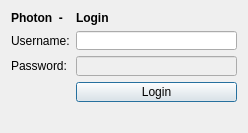
<?xml version="1.0" encoding="UTF-8"?>
<ui version="4.0">
 <class>LoginDialog</class>
 <widget class="QDialog" name="LoginDialog">
  <property name="windowModality">
   <enum>Qt::ApplicationModal</enum>
  </property>
  <property name="enabled">
   <bool>true</bool>
  </property>
  <property name="geometry">
   <rect>
    <x>0</x>
    <y>0</y>
    <width>248</width>
    <height>133</height>
   </rect>
  </property>
  <property name="sizePolicy">
   <sizepolicy hsizetype="Fixed" vsizetype="Fixed">
    <horstretch>0</horstretch>
    <verstretch>0</verstretch>
   </sizepolicy>
  </property>
  <property name="minimumSize">
   <size>
    <width>248</width>
    <height>133</height>
   </size>
  </property>
  <property name="maximumSize">
   <size>
    <width>248</width>
    <height>137</height>
   </size>
  </property>
  <property name="windowTitle">
   <string>Photon - Login</string>
  </property>
  <property name="windowIcon">
   <iconset>
    <normaloff>icon.ico</normaloff>icon.ico</iconset>
  </property>
  <property name="sizeGripEnabled">
   <bool>false</bool>
  </property>
  <layout class="QFormLayout" name="formLayout">
   <item row="1" column="0">
    <widget class="QLabel" name="label">
     <property name="text">
      <string>Username:</string>
     </property>
    </widget>
   </item>
   <item row="1" column="1">
    <widget class="QLineEdit" name="usernameInput"/>
   </item>
   <item row="3" column="0">
    <widget class="QLabel" name="label_2">
     <property name="text">
      <string>Password:</string>
     </property>
    </widget>
   </item>
   <item row="3" column="1">
    <widget class="QLineEdit" name="pwInputer">
     <property name="enabled">
      <bool>false</bool>
     </property>
    </widget>
   </item>
   <item row="4" column="1">
    <widget class="QPushButton" name="loginButton">
     <property name="text">
      <string>Login</string>
     </property>
    </widget>
   </item>
   <item row="0" column="0">
    <widget class="QLabel" name="label_3">
     <property name="font">
      <font>
       <weight>75</weight>
       <bold>true</bold>
      </font>
     </property>
     <property name="text">
      <string>Photon  -</string>
     </property>
    </widget>
   </item>
   <item row="0" column="1">
    <widget class="QLabel" name="label_4">
     <property name="font">
      <font>
       <weight>75</weight>
       <bold>true</bold>
      </font>
     </property>
     <property name="text">
      <string>Login</string>
     </property>
    </widget>
   </item>
   <item row="5" column="0">
    <widget class="QLabel" name="errLabel">
     <property name="palette">
      <palette>
       <active>
        <colorrole role="WindowText">
         <brush brushstyle="SolidPattern">
          <color alpha="255">
           <red>255</red>
           <green>0</green>
           <blue>0</blue>
          </color>
         </brush>
        </colorrole>
       </active>
       <inactive>
        <colorrole role="WindowText">
         <brush brushstyle="SolidPattern">
          <color alpha="255">
           <red>255</red>
           <green>0</green>
           <blue>0</blue>
          </color>
         </brush>
        </colorrole>
       </inactive>
       <disabled>
        <colorrole role="WindowText">
         <brush brushstyle="SolidPattern">
          <color alpha="255">
           <red>120</red>
           <green>120</green>
           <blue>120</blue>
          </color>
         </brush>
        </colorrole>
       </disabled>
      </palette>
     </property>
     <property name="text">
      <string/>
     </property>
    </widget>
   </item>
  </layout>
 </widget>
 <resources/>
 <connections/>
</ui>
